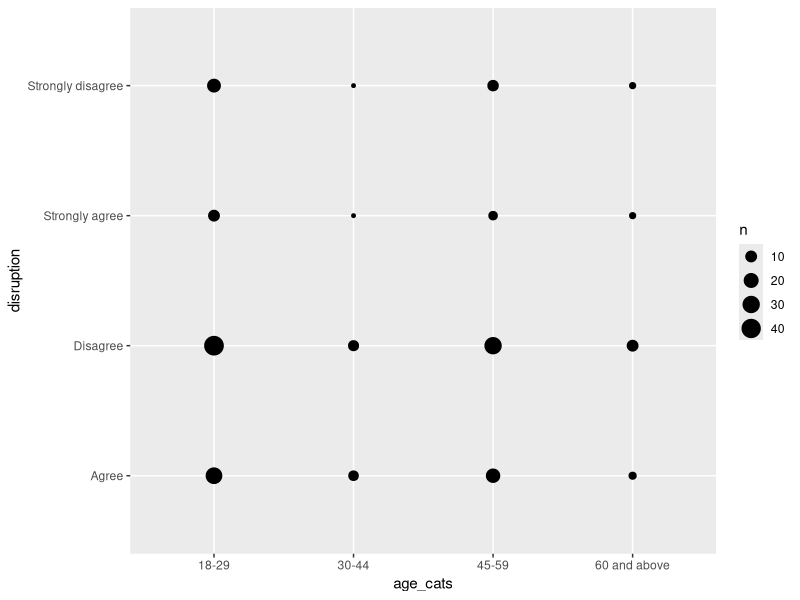

Write R code to recreate this figure.
library(tidyverse)

survey <- read_csv("final_survey.csv")

# options to wrap text
# adding na.rm to group_by and summarize
# using arrange with group_by
# more plotting 
# adding labels
# facets
# saving plots

survey %>%
  group_by(age_cats) %>%
  summarize(total = n(),
            disruption = mean(disruption == 'Strongly disagree' | disruption == 'Disagree', na.rm=TRUE)) %>%
  arrange(desc(disruption))

ggplot(survey) +
  geom_count(aes(age_cats, disruption), na.rm=TRUE) 
# facet_wrap(~ partisan_3pt, nrow = 2) +
# labs(title = "Free Speech By Age and Political Party", x = "Age", y = "OK With Disruption of Speech?")

# ggsave('partisan_disruption_age.png')